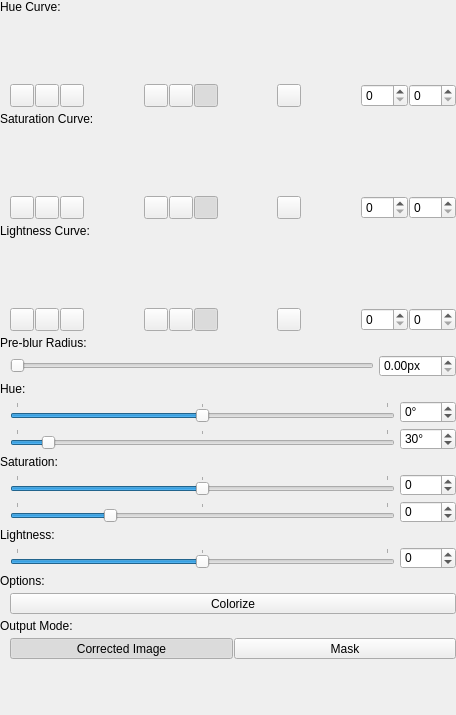
<?xml version="1.0" encoding="UTF-8"?>
<ui version="4.0">
 <class>FilterWidget</class>
 <widget class="QWidget" name="FilterWidget">
  <property name="geometry">
   <rect>
    <x>0</x>
    <y>0</y>
    <width>456</width>
    <height>715</height>
   </rect>
  </property>
  <property name="windowTitle">
   <string>Form</string>
  </property>
  <property name="styleSheet">
   <string notr="true">#mButtonZoomIn, #mButtonZoomOut, #mButtonZoom100,
#mButtonInterpolationModeFlat, #mButtonInterpolationModeLinear, #mButtonInterpolationModeSmooth,
#mButtonInverted
{
	padding: 1px;
}</string>
  </property>
  <layout class="QVBoxLayout" name="verticalLayout" stretch="0,0,0,0,0,0,0,0,0,0,0,0,0,1">
   <property name="spacing">
    <number>5</number>
   </property>
   <property name="leftMargin">
    <number>0</number>
   </property>
   <property name="topMargin">
    <number>0</number>
   </property>
   <property name="rightMargin">
    <number>0</number>
   </property>
   <property name="bottomMargin">
    <number>0</number>
   </property>
   <item>
    <widget class="QLabel" name="label_3">
     <property name="text">
      <string>Hue Curve:</string>
     </property>
    </widget>
   </item>
   <item>
    <layout class="QVBoxLayout" name="verticalLayout_2">
     <property name="spacing">
      <number>5</number>
     </property>
     <item>
      <layout class="QHBoxLayout" name="mLayoutCurves" stretch="1">
       <property name="spacing">
        <number>5</number>
       </property>
       <property name="leftMargin">
        <number>10</number>
       </property>
       <item>
        <widget class="ibp::widgets::Curves" name="mWidgetHueCurve" native="true">
         <property name="minimumSize">
          <size>
           <width>0</width>
           <height>60</height>
          </size>
         </property>
         <property name="maximumSize">
          <size>
           <width>16777215</width>
           <height>60</height>
          </size>
         </property>
        </widget>
       </item>
      </layout>
     </item>
     <item>
      <layout class="QHBoxLayout" name="horizontalLayout_3" stretch="0,1,0,1,0,1,0">
       <property name="spacing">
        <number>0</number>
       </property>
       <property name="leftMargin">
        <number>10</number>
       </property>
       <item>
        <layout class="QHBoxLayout" name="horizontalLayout_6">
         <property name="spacing">
          <number>1</number>
         </property>
         <item>
          <widget class="QToolButton" name="mButtonHueZoomIn">
           <property name="toolTip">
            <string>Zoom in</string>
           </property>
           <property name="text">
            <string/>
           </property>
           <property name="icon">
            <iconset>
             <normaloff>:/ibp/icons/magnifyingGlassPlus</normaloff>:/ibp/icons/magnifyingGlassPlus</iconset>
           </property>
           <property name="class" stdset="0">
            <string>cFlatOptionButton</string>
           </property>
          </widget>
         </item>
         <item>
          <widget class="QToolButton" name="mButtonHueZoomOut">
           <property name="toolTip">
            <string>Zoom out</string>
           </property>
           <property name="text">
            <string/>
           </property>
           <property name="icon">
            <iconset>
             <normaloff>:/ibp/icons/magnifyingGlassMinus</normaloff>:/ibp/icons/magnifyingGlassMinus</iconset>
           </property>
           <property name="class" stdset="0">
            <string>cFlatOptionButton</string>
           </property>
          </widget>
         </item>
         <item>
          <widget class="QToolButton" name="mButtonHueZoom100">
           <property name="toolTip">
            <string>Zoom 100%</string>
           </property>
           <property name="text">
            <string/>
           </property>
           <property name="icon">
            <iconset>
             <normaloff>:/ibp/icons/magnifyingGlassOne</normaloff>:/ibp/icons/magnifyingGlassOne</iconset>
           </property>
           <property name="class" stdset="0">
            <string>cFlatOptionButton</string>
           </property>
          </widget>
         </item>
        </layout>
       </item>
       <item>
        <spacer name="horizontalSpacer">
         <property name="orientation">
          <enum>Qt::Horizontal</enum>
         </property>
         <property name="sizeHint" stdset="0">
          <size>
           <width>5</width>
           <height>0</height>
          </size>
         </property>
        </spacer>
       </item>
       <item>
        <layout class="QHBoxLayout" name="horizontalLayout">
         <property name="spacing">
          <number>1</number>
         </property>
         <item>
          <widget class="QToolButton" name="mButtonHueInterpolationModeFlat">
           <property name="sizePolicy">
            <sizepolicy hsizetype="Expanding" vsizetype="Fixed">
             <horstretch>0</horstretch>
             <verstretch>0</verstretch>
            </sizepolicy>
           </property>
           <property name="toolTip">
            <string>Use flat interpolation</string>
           </property>
           <property name="text">
            <string/>
           </property>
           <property name="icon">
            <iconset>
             <normaloff>:/ibp/icons/interpolationFlat</normaloff>:/ibp/icons/interpolationFlat</iconset>
           </property>
           <property name="checkable">
            <bool>true</bool>
           </property>
           <property name="autoExclusive">
            <bool>true</bool>
           </property>
           <property name="class" stdset="0">
            <string>cFlatOptionButton</string>
           </property>
           <attribute name="buttonGroup">
            <string notr="true">buttonGroup</string>
           </attribute>
          </widget>
         </item>
         <item>
          <widget class="QToolButton" name="mButtonHueInterpolationModeLinear">
           <property name="sizePolicy">
            <sizepolicy hsizetype="Expanding" vsizetype="Fixed">
             <horstretch>0</horstretch>
             <verstretch>0</verstretch>
            </sizepolicy>
           </property>
           <property name="toolTip">
            <string>Use linear interpolation</string>
           </property>
           <property name="text">
            <string/>
           </property>
           <property name="icon">
            <iconset>
             <normaloff>:/ibp/icons/interpolationLinear</normaloff>:/ibp/icons/interpolationLinear</iconset>
           </property>
           <property name="checkable">
            <bool>true</bool>
           </property>
           <property name="autoExclusive">
            <bool>true</bool>
           </property>
           <property name="class" stdset="0">
            <string>cFlatOptionButton</string>
           </property>
           <attribute name="buttonGroup">
            <string notr="true">buttonGroup</string>
           </attribute>
          </widget>
         </item>
         <item>
          <widget class="QToolButton" name="mButtonHueInterpolationModeSmooth">
           <property name="sizePolicy">
            <sizepolicy hsizetype="Expanding" vsizetype="Fixed">
             <horstretch>0</horstretch>
             <verstretch>0</verstretch>
            </sizepolicy>
           </property>
           <property name="toolTip">
            <string>Use smooth interpolation</string>
           </property>
           <property name="text">
            <string/>
           </property>
           <property name="icon">
            <iconset>
             <normaloff>:/ibp/icons/interpolationSmooth</normaloff>:/ibp/icons/interpolationSmooth</iconset>
           </property>
           <property name="checkable">
            <bool>true</bool>
           </property>
           <property name="checked">
            <bool>true</bool>
           </property>
           <property name="autoExclusive">
            <bool>true</bool>
           </property>
           <property name="class" stdset="0">
            <string>cFlatOptionButton</string>
           </property>
           <attribute name="buttonGroup">
            <string notr="true">buttonGroup</string>
           </attribute>
          </widget>
         </item>
        </layout>
       </item>
       <item>
        <spacer name="horizontalSpacer_2">
         <property name="orientation">
          <enum>Qt::Horizontal</enum>
         </property>
         <property name="sizeHint" stdset="0">
          <size>
           <width>5</width>
           <height>0</height>
          </size>
         </property>
        </spacer>
       </item>
       <item>
        <widget class="QToolButton" name="mButtonHueInverted">
         <property name="toolTip">
          <string>Invert</string>
         </property>
         <property name="text">
          <string/>
         </property>
         <property name="icon">
          <iconset>
           <normaloff>:/ibp/icons/invert</normaloff>:/ibp/icons/invert</iconset>
         </property>
         <property name="checkable">
          <bool>true</bool>
         </property>
         <property name="class" stdset="0">
          <string>cFlatOptionButton</string>
         </property>
        </widget>
       </item>
       <item>
        <spacer name="horizontalSpacer_3">
         <property name="orientation">
          <enum>Qt::Horizontal</enum>
         </property>
         <property name="sizeHint" stdset="0">
          <size>
           <width>5</width>
           <height>0</height>
          </size>
         </property>
        </spacer>
       </item>
       <item>
        <layout class="QHBoxLayout" name="horizontalLayout_4">
         <property name="spacing">
          <number>1</number>
         </property>
         <item>
          <widget class="QDoubleSpinBox" name="mSpinHueInValue">
           <property name="sizePolicy">
            <sizepolicy hsizetype="Minimum" vsizetype="Preferred">
             <horstretch>0</horstretch>
             <verstretch>0</verstretch>
            </sizepolicy>
           </property>
           <property name="toolTip">
            <string>Luma value</string>
           </property>
           <property name="decimals">
            <number>0</number>
           </property>
           <property name="maximum">
            <double>255.000000000000000</double>
           </property>
          </widget>
         </item>
         <item>
          <widget class="QDoubleSpinBox" name="mSpinHueOutValue">
           <property name="sizePolicy">
            <sizepolicy hsizetype="Minimum" vsizetype="Preferred">
             <horstretch>0</horstretch>
             <verstretch>0</verstretch>
            </sizepolicy>
           </property>
           <property name="toolTip">
            <string>Opacity value</string>
           </property>
           <property name="decimals">
            <number>0</number>
           </property>
           <property name="maximum">
            <double>255.000000000000000</double>
           </property>
          </widget>
         </item>
        </layout>
       </item>
      </layout>
     </item>
    </layout>
   </item>
   <item>
    <widget class="QLabel" name="label_5">
     <property name="text">
      <string>Saturation Curve:</string>
     </property>
    </widget>
   </item>
   <item>
    <layout class="QVBoxLayout" name="verticalLayout_4">
     <property name="spacing">
      <number>5</number>
     </property>
     <item>
      <layout class="QHBoxLayout" name="mLayoutCurves_3" stretch="1">
       <property name="spacing">
        <number>5</number>
       </property>
       <property name="leftMargin">
        <number>10</number>
       </property>
       <item>
        <widget class="ibp::widgets::Curves" name="mWidgetSaturationCurve" native="true">
         <property name="minimumSize">
          <size>
           <width>0</width>
           <height>60</height>
          </size>
         </property>
         <property name="maximumSize">
          <size>
           <width>16777215</width>
           <height>60</height>
          </size>
         </property>
        </widget>
       </item>
      </layout>
     </item>
     <item>
      <layout class="QHBoxLayout" name="horizontalLayout_10" stretch="0,1,0,1,0,1,0">
       <property name="spacing">
        <number>0</number>
       </property>
       <property name="leftMargin">
        <number>10</number>
       </property>
       <item>
        <layout class="QHBoxLayout" name="horizontalLayout_11">
         <property name="spacing">
          <number>1</number>
         </property>
         <item>
          <widget class="QToolButton" name="mButtonSaturationZoomIn">
           <property name="toolTip">
            <string>Zoom in</string>
           </property>
           <property name="text">
            <string/>
           </property>
           <property name="icon">
            <iconset>
             <normaloff>:/ibp/icons/magnifyingGlassPlus</normaloff>:/ibp/icons/magnifyingGlassPlus</iconset>
           </property>
           <property name="class" stdset="0">
            <string>cFlatOptionButton</string>
           </property>
          </widget>
         </item>
         <item>
          <widget class="QToolButton" name="mButtonSaturationZoomOut">
           <property name="toolTip">
            <string>Zoom out</string>
           </property>
           <property name="text">
            <string/>
           </property>
           <property name="icon">
            <iconset>
             <normaloff>:/ibp/icons/magnifyingGlassMinus</normaloff>:/ibp/icons/magnifyingGlassMinus</iconset>
           </property>
           <property name="class" stdset="0">
            <string>cFlatOptionButton</string>
           </property>
          </widget>
         </item>
         <item>
          <widget class="QToolButton" name="mButtonSaturationZoom100">
           <property name="toolTip">
            <string>Zoom 100%</string>
           </property>
           <property name="text">
            <string/>
           </property>
           <property name="icon">
            <iconset>
             <normaloff>:/ibp/icons/magnifyingGlassOne</normaloff>:/ibp/icons/magnifyingGlassOne</iconset>
           </property>
           <property name="class" stdset="0">
            <string>cFlatOptionButton</string>
           </property>
          </widget>
         </item>
        </layout>
       </item>
       <item>
        <spacer name="horizontalSpacer_7">
         <property name="orientation">
          <enum>Qt::Horizontal</enum>
         </property>
         <property name="sizeHint" stdset="0">
          <size>
           <width>5</width>
           <height>0</height>
          </size>
         </property>
        </spacer>
       </item>
       <item>
        <layout class="QHBoxLayout" name="horizontalLayout_12">
         <property name="spacing">
          <number>1</number>
         </property>
         <item>
          <widget class="QToolButton" name="mButtonSaturationInterpolationModeFlat">
           <property name="sizePolicy">
            <sizepolicy hsizetype="Expanding" vsizetype="Fixed">
             <horstretch>0</horstretch>
             <verstretch>0</verstretch>
            </sizepolicy>
           </property>
           <property name="toolTip">
            <string>Use flat interpolation</string>
           </property>
           <property name="text">
            <string/>
           </property>
           <property name="icon">
            <iconset>
             <normaloff>:/ibp/icons/interpolationFlat</normaloff>:/ibp/icons/interpolationFlat</iconset>
           </property>
           <property name="checkable">
            <bool>true</bool>
           </property>
           <property name="autoExclusive">
            <bool>true</bool>
           </property>
           <property name="class" stdset="0">
            <string>cFlatOptionButton</string>
           </property>
           <attribute name="buttonGroup">
            <string notr="true">buttonGroup_2</string>
           </attribute>
          </widget>
         </item>
         <item>
          <widget class="QToolButton" name="mButtonSaturationInterpolationModeLinear">
           <property name="sizePolicy">
            <sizepolicy hsizetype="Expanding" vsizetype="Fixed">
             <horstretch>0</horstretch>
             <verstretch>0</verstretch>
            </sizepolicy>
           </property>
           <property name="toolTip">
            <string>Use linear interpolation</string>
           </property>
           <property name="text">
            <string/>
           </property>
           <property name="icon">
            <iconset>
             <normaloff>:/ibp/icons/interpolationLinear</normaloff>:/ibp/icons/interpolationLinear</iconset>
           </property>
           <property name="checkable">
            <bool>true</bool>
           </property>
           <property name="autoExclusive">
            <bool>true</bool>
           </property>
           <property name="class" stdset="0">
            <string>cFlatOptionButton</string>
           </property>
           <attribute name="buttonGroup">
            <string notr="true">buttonGroup_2</string>
           </attribute>
          </widget>
         </item>
         <item>
          <widget class="QToolButton" name="mButtonSaturationInterpolationModeSmooth">
           <property name="sizePolicy">
            <sizepolicy hsizetype="Expanding" vsizetype="Fixed">
             <horstretch>0</horstretch>
             <verstretch>0</verstretch>
            </sizepolicy>
           </property>
           <property name="toolTip">
            <string>Use smooth interpolation</string>
           </property>
           <property name="text">
            <string/>
           </property>
           <property name="icon">
            <iconset>
             <normaloff>:/ibp/icons/interpolationSmooth</normaloff>:/ibp/icons/interpolationSmooth</iconset>
           </property>
           <property name="checkable">
            <bool>true</bool>
           </property>
           <property name="checked">
            <bool>true</bool>
           </property>
           <property name="autoExclusive">
            <bool>true</bool>
           </property>
           <property name="class" stdset="0">
            <string>cFlatOptionButton</string>
           </property>
           <attribute name="buttonGroup">
            <string notr="true">buttonGroup_2</string>
           </attribute>
          </widget>
         </item>
        </layout>
       </item>
       <item>
        <spacer name="horizontalSpacer_8">
         <property name="orientation">
          <enum>Qt::Horizontal</enum>
         </property>
         <property name="sizeHint" stdset="0">
          <size>
           <width>5</width>
           <height>0</height>
          </size>
         </property>
        </spacer>
       </item>
       <item>
        <widget class="QToolButton" name="mButtonSaturationInverted">
         <property name="toolTip">
          <string>Invert</string>
         </property>
         <property name="text">
          <string/>
         </property>
         <property name="icon">
          <iconset>
           <normaloff>:/ibp/icons/invert</normaloff>:/ibp/icons/invert</iconset>
         </property>
         <property name="checkable">
          <bool>true</bool>
         </property>
         <property name="class" stdset="0">
          <string>cFlatOptionButton</string>
         </property>
        </widget>
       </item>
       <item>
        <spacer name="horizontalSpacer_9">
         <property name="orientation">
          <enum>Qt::Horizontal</enum>
         </property>
         <property name="sizeHint" stdset="0">
          <size>
           <width>5</width>
           <height>0</height>
          </size>
         </property>
        </spacer>
       </item>
       <item>
        <layout class="QHBoxLayout" name="horizontalLayout_13">
         <property name="spacing">
          <number>1</number>
         </property>
         <item>
          <widget class="QDoubleSpinBox" name="mSpinSaturationInValue">
           <property name="sizePolicy">
            <sizepolicy hsizetype="Minimum" vsizetype="Preferred">
             <horstretch>0</horstretch>
             <verstretch>0</verstretch>
            </sizepolicy>
           </property>
           <property name="toolTip">
            <string>Luma value</string>
           </property>
           <property name="decimals">
            <number>0</number>
           </property>
           <property name="maximum">
            <double>255.000000000000000</double>
           </property>
          </widget>
         </item>
         <item>
          <widget class="QDoubleSpinBox" name="mSpinSaturationOutValue">
           <property name="sizePolicy">
            <sizepolicy hsizetype="Minimum" vsizetype="Preferred">
             <horstretch>0</horstretch>
             <verstretch>0</verstretch>
            </sizepolicy>
           </property>
           <property name="toolTip">
            <string>Opacity value</string>
           </property>
           <property name="decimals">
            <number>0</number>
           </property>
           <property name="maximum">
            <double>255.000000000000000</double>
           </property>
          </widget>
         </item>
        </layout>
       </item>
      </layout>
     </item>
    </layout>
   </item>
   <item>
    <widget class="QLabel" name="label_4">
     <property name="text">
      <string>Lightness Curve:</string>
     </property>
    </widget>
   </item>
   <item>
    <layout class="QVBoxLayout" name="verticalLayout_3">
     <property name="spacing">
      <number>5</number>
     </property>
     <item>
      <layout class="QHBoxLayout" name="mLayoutCurves_2" stretch="1">
       <property name="spacing">
        <number>5</number>
       </property>
       <property name="leftMargin">
        <number>10</number>
       </property>
       <item>
        <widget class="ibp::widgets::Curves" name="mWidgetLightnessCurve" native="true">
         <property name="minimumSize">
          <size>
           <width>0</width>
           <height>60</height>
          </size>
         </property>
         <property name="maximumSize">
          <size>
           <width>16777215</width>
           <height>60</height>
          </size>
         </property>
        </widget>
       </item>
      </layout>
     </item>
     <item>
      <layout class="QHBoxLayout" name="horizontalLayout_5" stretch="0,1,0,1,0,1,0">
       <property name="spacing">
        <number>0</number>
       </property>
       <property name="leftMargin">
        <number>10</number>
       </property>
       <item>
        <layout class="QHBoxLayout" name="horizontalLayout_7">
         <property name="spacing">
          <number>1</number>
         </property>
         <item>
          <widget class="QToolButton" name="mButtonLightnessZoomIn">
           <property name="toolTip">
            <string>Zoom in</string>
           </property>
           <property name="text">
            <string/>
           </property>
           <property name="icon">
            <iconset>
             <normaloff>:/ibp/icons/magnifyingGlassPlus</normaloff>:/ibp/icons/magnifyingGlassPlus</iconset>
           </property>
           <property name="class" stdset="0">
            <string>cFlatOptionButton</string>
           </property>
          </widget>
         </item>
         <item>
          <widget class="QToolButton" name="mButtonLightnessZoomOut">
           <property name="toolTip">
            <string>Zoom out</string>
           </property>
           <property name="text">
            <string/>
           </property>
           <property name="icon">
            <iconset>
             <normaloff>:/ibp/icons/magnifyingGlassMinus</normaloff>:/ibp/icons/magnifyingGlassMinus</iconset>
           </property>
           <property name="class" stdset="0">
            <string>cFlatOptionButton</string>
           </property>
          </widget>
         </item>
         <item>
          <widget class="QToolButton" name="mButtonLightnessZoom100">
           <property name="toolTip">
            <string>Zoom 100%</string>
           </property>
           <property name="text">
            <string/>
           </property>
           <property name="icon">
            <iconset>
             <normaloff>:/ibp/icons/magnifyingGlassOne</normaloff>:/ibp/icons/magnifyingGlassOne</iconset>
           </property>
           <property name="class" stdset="0">
            <string>cFlatOptionButton</string>
           </property>
          </widget>
         </item>
        </layout>
       </item>
       <item>
        <spacer name="horizontalSpacer_4">
         <property name="orientation">
          <enum>Qt::Horizontal</enum>
         </property>
         <property name="sizeHint" stdset="0">
          <size>
           <width>5</width>
           <height>0</height>
          </size>
         </property>
        </spacer>
       </item>
       <item>
        <layout class="QHBoxLayout" name="horizontalLayout_8">
         <property name="spacing">
          <number>1</number>
         </property>
         <item>
          <widget class="QToolButton" name="mButtonLightnessInterpolationModeFlat">
           <property name="sizePolicy">
            <sizepolicy hsizetype="Expanding" vsizetype="Fixed">
             <horstretch>0</horstretch>
             <verstretch>0</verstretch>
            </sizepolicy>
           </property>
           <property name="toolTip">
            <string>Use flat interpolation</string>
           </property>
           <property name="text">
            <string/>
           </property>
           <property name="icon">
            <iconset>
             <normaloff>:/ibp/icons/interpolationFlat</normaloff>:/ibp/icons/interpolationFlat</iconset>
           </property>
           <property name="checkable">
            <bool>true</bool>
           </property>
           <property name="autoExclusive">
            <bool>true</bool>
           </property>
           <property name="class" stdset="0">
            <string>cFlatOptionButton</string>
           </property>
           <attribute name="buttonGroup">
            <string notr="true">buttonGroup_3</string>
           </attribute>
          </widget>
         </item>
         <item>
          <widget class="QToolButton" name="mButtonLightnessInterpolationModeLinear">
           <property name="sizePolicy">
            <sizepolicy hsizetype="Expanding" vsizetype="Fixed">
             <horstretch>0</horstretch>
             <verstretch>0</verstretch>
            </sizepolicy>
           </property>
           <property name="toolTip">
            <string>Use linear interpolation</string>
           </property>
           <property name="text">
            <string/>
           </property>
           <property name="icon">
            <iconset>
             <normaloff>:/ibp/icons/interpolationLinear</normaloff>:/ibp/icons/interpolationLinear</iconset>
           </property>
           <property name="checkable">
            <bool>true</bool>
           </property>
           <property name="autoExclusive">
            <bool>true</bool>
           </property>
           <property name="class" stdset="0">
            <string>cFlatOptionButton</string>
           </property>
           <attribute name="buttonGroup">
            <string notr="true">buttonGroup_3</string>
           </attribute>
          </widget>
         </item>
         <item>
          <widget class="QToolButton" name="mButtonLightnessInterpolationModeSmooth">
           <property name="sizePolicy">
            <sizepolicy hsizetype="Expanding" vsizetype="Fixed">
             <horstretch>0</horstretch>
             <verstretch>0</verstretch>
            </sizepolicy>
           </property>
           <property name="toolTip">
            <string>Use smooth interpolation</string>
           </property>
           <property name="text">
            <string/>
           </property>
           <property name="icon">
            <iconset>
             <normaloff>:/ibp/icons/interpolationSmooth</normaloff>:/ibp/icons/interpolationSmooth</iconset>
           </property>
           <property name="checkable">
            <bool>true</bool>
           </property>
           <property name="checked">
            <bool>true</bool>
           </property>
           <property name="autoExclusive">
            <bool>true</bool>
           </property>
           <property name="class" stdset="0">
            <string>cFlatOptionButton</string>
           </property>
           <attribute name="buttonGroup">
            <string notr="true">buttonGroup_3</string>
           </attribute>
          </widget>
         </item>
        </layout>
       </item>
       <item>
        <spacer name="horizontalSpacer_5">
         <property name="orientation">
          <enum>Qt::Horizontal</enum>
         </property>
         <property name="sizeHint" stdset="0">
          <size>
           <width>5</width>
           <height>0</height>
          </size>
         </property>
        </spacer>
       </item>
       <item>
        <widget class="QToolButton" name="mButtonLightnessInverted">
         <property name="toolTip">
          <string>Invert</string>
         </property>
         <property name="text">
          <string/>
         </property>
         <property name="icon">
          <iconset>
           <normaloff>:/ibp/icons/invert</normaloff>:/ibp/icons/invert</iconset>
         </property>
         <property name="checkable">
          <bool>true</bool>
         </property>
         <property name="class" stdset="0">
          <string>cFlatOptionButton</string>
         </property>
        </widget>
       </item>
       <item>
        <spacer name="horizontalSpacer_6">
         <property name="orientation">
          <enum>Qt::Horizontal</enum>
         </property>
         <property name="sizeHint" stdset="0">
          <size>
           <width>5</width>
           <height>0</height>
          </size>
         </property>
        </spacer>
       </item>
       <item>
        <layout class="QHBoxLayout" name="horizontalLayout_9">
         <property name="spacing">
          <number>1</number>
         </property>
         <item>
          <widget class="QDoubleSpinBox" name="mSpinLightnessInValue">
           <property name="sizePolicy">
            <sizepolicy hsizetype="Minimum" vsizetype="Preferred">
             <horstretch>0</horstretch>
             <verstretch>0</verstretch>
            </sizepolicy>
           </property>
           <property name="toolTip">
            <string>Luma value</string>
           </property>
           <property name="decimals">
            <number>0</number>
           </property>
           <property name="maximum">
            <double>255.000000000000000</double>
           </property>
          </widget>
         </item>
         <item>
          <widget class="QDoubleSpinBox" name="mSpinLightnessOutValue">
           <property name="sizePolicy">
            <sizepolicy hsizetype="Minimum" vsizetype="Preferred">
             <horstretch>0</horstretch>
             <verstretch>0</verstretch>
            </sizepolicy>
           </property>
           <property name="toolTip">
            <string>Opacity value</string>
           </property>
           <property name="decimals">
            <number>0</number>
           </property>
           <property name="maximum">
            <double>255.000000000000000</double>
           </property>
          </widget>
         </item>
        </layout>
       </item>
      </layout>
     </item>
    </layout>
   </item>
   <item>
    <widget class="QLabel" name="label_2">
     <property name="text">
      <string>Pre-blur Radius:</string>
     </property>
    </widget>
   </item>
   <item>
    <layout class="QHBoxLayout" name="horizontalLayout_14">
     <property name="spacing">
      <number>5</number>
     </property>
     <property name="leftMargin">
      <number>10</number>
     </property>
     <item>
      <widget class="QSlider" name="mSliderPreblurRadius">
       <property name="maximum">
        <number>10000</number>
       </property>
       <property name="orientation">
        <enum>Qt::Horizontal</enum>
       </property>
      </widget>
     </item>
     <item>
      <widget class="QDoubleSpinBox" name="mSpinPreblurRadius">
       <property name="suffix">
        <string>px</string>
       </property>
       <property name="maximum">
        <double>100.000000000000000</double>
       </property>
      </widget>
     </item>
    </layout>
   </item>
   <item>
    <layout class="QGridLayout" name="gridLayout" columnstretch="1,0">
     <property name="spacing">
      <number>5</number>
     </property>
     <item row="7" column="1">
      <widget class="QSpinBox" name="mSpinRelLightness">
       <property name="minimum">
        <number>-100</number>
       </property>
       <property name="maximum">
        <number>100</number>
       </property>
      </widget>
     </item>
     <item row="3" column="0">
      <widget class="QLabel" name="label_7">
       <property name="text">
        <string>Saturation:</string>
       </property>
      </widget>
     </item>
     <item row="5" column="1">
      <widget class="QSpinBox" name="mSpinAbsSaturation">
       <property name="minimum">
        <number>-100</number>
       </property>
       <property name="maximum">
        <number>100</number>
       </property>
      </widget>
     </item>
     <item row="1" column="1">
      <widget class="QSpinBox" name="mSpinRelHue">
       <property name="suffix">
        <string>°</string>
       </property>
       <property name="minimum">
        <number>-180</number>
       </property>
       <property name="maximum">
        <number>180</number>
       </property>
      </widget>
     </item>
     <item row="6" column="0">
      <widget class="QLabel" name="label_8">
       <property name="text">
        <string>Lightness:</string>
       </property>
      </widget>
     </item>
     <item row="0" column="0">
      <widget class="QLabel" name="label_9">
       <property name="text">
        <string>Hue:</string>
       </property>
      </widget>
     </item>
     <item row="2" column="1">
      <widget class="QSpinBox" name="mSpinAbsHue">
       <property name="suffix">
        <string>°</string>
       </property>
       <property name="maximum">
        <number>360</number>
       </property>
       <property name="value">
        <number>30</number>
       </property>
      </widget>
     </item>
     <item row="4" column="1">
      <widget class="QSpinBox" name="mSpinRelSaturation">
       <property name="minimum">
        <number>-100</number>
       </property>
       <property name="maximum">
        <number>100</number>
       </property>
      </widget>
     </item>
     <item row="1" column="0">
      <layout class="QHBoxLayout" name="horizontalLayout_15">
       <property name="spacing">
        <number>0</number>
       </property>
       <property name="leftMargin">
        <number>10</number>
       </property>
       <item>
        <widget class="QSlider" name="mSliderRelHue">
         <property name="minimum">
          <number>-180</number>
         </property>
         <property name="maximum">
          <number>180</number>
         </property>
         <property name="orientation">
          <enum>Qt::Horizontal</enum>
         </property>
         <property name="tickPosition">
          <enum>QSlider::TicksAbove</enum>
         </property>
         <property name="tickInterval">
          <number>180</number>
         </property>
        </widget>
       </item>
      </layout>
     </item>
     <item row="2" column="0">
      <layout class="QHBoxLayout" name="horizontalLayout_16">
       <property name="spacing">
        <number>0</number>
       </property>
       <property name="leftMargin">
        <number>10</number>
       </property>
       <item>
        <widget class="QSlider" name="mSliderAbsHue">
         <property name="maximum">
          <number>360</number>
         </property>
         <property name="value">
          <number>30</number>
         </property>
         <property name="orientation">
          <enum>Qt::Horizontal</enum>
         </property>
         <property name="tickPosition">
          <enum>QSlider::TicksAbove</enum>
         </property>
         <property name="tickInterval">
          <number>180</number>
         </property>
        </widget>
       </item>
      </layout>
     </item>
     <item row="4" column="0">
      <layout class="QHBoxLayout" name="horizontalLayout_17">
       <property name="spacing">
        <number>0</number>
       </property>
       <property name="leftMargin">
        <number>10</number>
       </property>
       <item>
        <widget class="QSlider" name="mSliderRelSaturation">
         <property name="minimum">
          <number>-100</number>
         </property>
         <property name="maximum">
          <number>100</number>
         </property>
         <property name="orientation">
          <enum>Qt::Horizontal</enum>
         </property>
         <property name="tickPosition">
          <enum>QSlider::TicksAbove</enum>
         </property>
         <property name="tickInterval">
          <number>100</number>
         </property>
        </widget>
       </item>
      </layout>
     </item>
     <item row="5" column="0">
      <layout class="QHBoxLayout" name="horizontalLayout_18">
       <property name="spacing">
        <number>0</number>
       </property>
       <property name="leftMargin">
        <number>10</number>
       </property>
       <item>
        <widget class="QSlider" name="mSliderAbsSaturation">
         <property name="maximum">
          <number>100</number>
         </property>
         <property name="value">
          <number>25</number>
         </property>
         <property name="orientation">
          <enum>Qt::Horizontal</enum>
         </property>
         <property name="tickPosition">
          <enum>QSlider::TicksAbove</enum>
         </property>
         <property name="tickInterval">
          <number>50</number>
         </property>
        </widget>
       </item>
      </layout>
     </item>
     <item row="7" column="0">
      <layout class="QHBoxLayout" name="horizontalLayout_19">
       <property name="spacing">
        <number>0</number>
       </property>
       <property name="leftMargin">
        <number>10</number>
       </property>
       <item>
        <widget class="QSlider" name="mSliderRelLightness">
         <property name="minimum">
          <number>-100</number>
         </property>
         <property name="maximum">
          <number>100</number>
         </property>
         <property name="orientation">
          <enum>Qt::Horizontal</enum>
         </property>
         <property name="tickPosition">
          <enum>QSlider::TicksAbove</enum>
         </property>
         <property name="tickInterval">
          <number>100</number>
         </property>
        </widget>
       </item>
      </layout>
     </item>
    </layout>
   </item>
   <item>
    <widget class="QLabel" name="label_6">
     <property name="text">
      <string>Options:</string>
     </property>
    </widget>
   </item>
   <item>
    <layout class="QHBoxLayout" name="horizontalLayout_20">
     <property name="spacing">
      <number>0</number>
     </property>
     <property name="leftMargin">
      <number>10</number>
     </property>
     <item>
      <widget class="QToolButton" name="mButtonColorize">
       <property name="sizePolicy">
        <sizepolicy hsizetype="Preferred" vsizetype="Fixed">
         <horstretch>0</horstretch>
         <verstretch>0</verstretch>
        </sizepolicy>
       </property>
       <property name="text">
        <string>Colorize</string>
       </property>
       <property name="checkable">
        <bool>true</bool>
       </property>
       <property name="class" stdset="0">
        <string>cFlatOptionButton</string>
       </property>
      </widget>
     </item>
    </layout>
   </item>
   <item>
    <widget class="QLabel" name="label">
     <property name="text">
      <string>Output Mode:</string>
     </property>
    </widget>
   </item>
   <item>
    <layout class="QHBoxLayout" name="horizontalLayout_2">
     <property name="spacing">
      <number>1</number>
     </property>
     <property name="leftMargin">
      <number>10</number>
     </property>
     <item>
      <widget class="QToolButton" name="mButtonOutputModeKeyedImage">
       <property name="sizePolicy">
        <sizepolicy hsizetype="Preferred" vsizetype="Preferred">
         <horstretch>0</horstretch>
         <verstretch>0</verstretch>
        </sizepolicy>
       </property>
       <property name="text">
        <string>Corrected Image</string>
       </property>
       <property name="checkable">
        <bool>true</bool>
       </property>
       <property name="checked">
        <bool>true</bool>
       </property>
       <property name="autoExclusive">
        <bool>true</bool>
       </property>
       <property name="class" stdset="0">
        <string>cFlatOptionButton</string>
       </property>
      </widget>
     </item>
     <item>
      <widget class="QToolButton" name="mButtonOutputModeMatte">
       <property name="sizePolicy">
        <sizepolicy hsizetype="Preferred" vsizetype="Preferred">
         <horstretch>0</horstretch>
         <verstretch>0</verstretch>
        </sizepolicy>
       </property>
       <property name="text">
        <string>Mask</string>
       </property>
       <property name="checkable">
        <bool>true</bool>
       </property>
       <property name="autoExclusive">
        <bool>true</bool>
       </property>
       <property name="class" stdset="0">
        <string>cFlatOptionButton</string>
       </property>
      </widget>
     </item>
    </layout>
   </item>
   <item>
    <spacer name="verticalSpacer">
     <property name="orientation">
      <enum>Qt::Vertical</enum>
     </property>
     <property name="sizeHint" stdset="0">
      <size>
       <width>0</width>
       <height>0</height>
      </size>
     </property>
    </spacer>
   </item>
  </layout>
 </widget>
 <customwidgets>
  <customwidget>
   <class>ibp::widgets::Curves</class>
   <extends>QWidget</extends>
   <header>curves.h</header>
   <container>1</container>
  </customwidget>
 </customwidgets>
 <resources/>
 <connections/>
 <buttongroups>
  <buttongroup name="buttonGroup_2"/>
  <buttongroup name="buttonGroup_3"/>
  <buttongroup name="buttonGroup"/>
 </buttongroups>
</ui>
